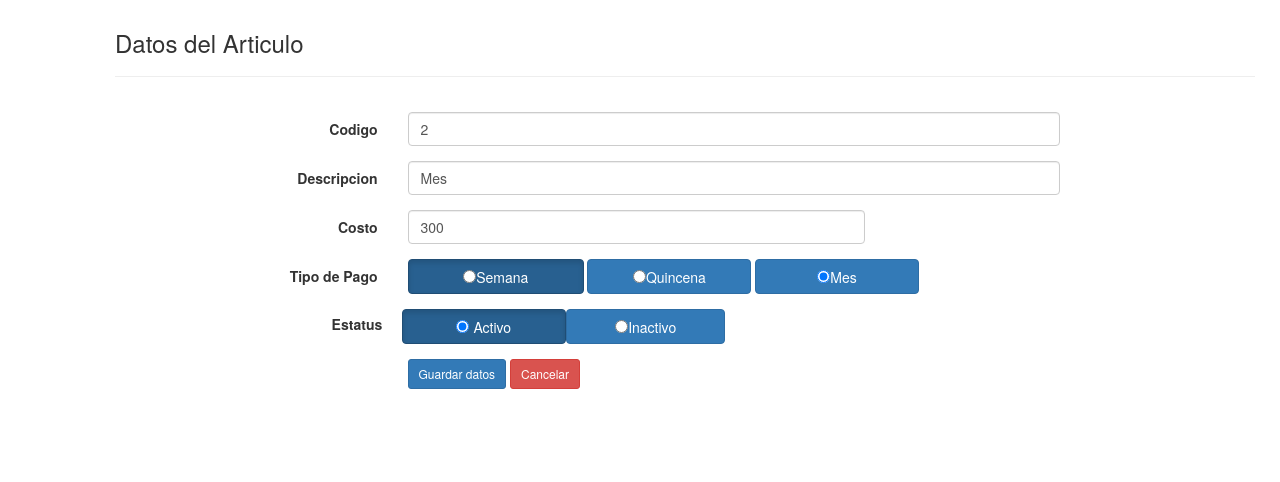
The app's page /articulos/articulosForm.php?nik=2 with its own data.
### tables this page shows
CREATE TABLE IF NOT EXISTS `articulos` (
  `art_id` int(11) NOT NULL AUTO_INCREMENT,
  `art_codigo` varchar(50) NOT NULL,
  `art_descripcion` varchar(150) NOT NULL,
  `art_costo` double NOT NULL,
  `art_tipo` varchar(20) NOT NULL,
  `art_estatus` varchar(1) NOT NULL,
  PRIMARY KEY (`art_id`)
);

### lib/adodb/adodb.inc.php (called while the page is built, shortened)
<?php
if (!defined('_ADODB_LAYER')) {
	GLOBAL
		$ADODB_vers,
		$ADODB_COUNTRECS,
		$ADODB_CACHE_DIR,
		$ADODB_CACHE,
		$ADODB_CACHE_CLASS,
		$ADODB_EXTENSION,
		$ADODB_COMPAT_FETCH,
		$ADODB_FETCH_MODE,
		$ADODB_GETONE_EOF,
		$ADODB_QUOTE_FIELDNAMES;
	function ADODB_str_replace($src, $dest, $data) {
		if (ADODB_PHPVER >= 0x4050) {
			return str_replace($src,$dest,$data);
		}
		return $data;
	}
	function ADODB_Setup() {
	GLOBAL
		$ADODB_vers,
		$ADODB_COUNTRECS,
		$ADODB_CACHE_DIR,
		$ADODB_FETCH_MODE,
		$ADODB_CACHE,
		$ADODB_CACHE_CLASS,
		$ADODB_FORCE_TYPE,
		$ADODB_GETONE_EOF,
		$ADODB_QUOTE_FIELDNAMES;
		$ADODB_FETCH_MODE = ADODB_FETCH_DEFAULT;
		if (!isset($ADODB_COUNTRECS)) {
			$ADODB_COUNTRECS = true;
		}
	}
	abstract class ADOConnection {
	var $database = '';
	var $host = '';
	var $user = '';
	var $debug = false;
	var $true = '1';
	var $false = '0';
	var $fetchMode=false;
	var $bulkBind = false;
	var $_queryID = false;
	var $_bindInputArray = false;
	function Connect($argHostname = "", $argUsername = "", $argPassword = "", $argDatabaseName = "", $forceNew = false) {
		if ($argHostname != "") {
			$this->host = $argHostname;
		}
		if ($argUsername != "") {
			$this->user = $argUsername;
		}
		if ($argDatabaseName != "") {
			$this->database = $argDatabaseName;
		}
		if ($forceNew) {
			if ($rez=$this->_nconnect($this->host, $this->user, $argPassword, $this->database)) {
				return true;
			}
		} else {
			if ($rez=$this->_connect($this->host, $this->user, $argPassword, $this->database)) {
				return true;
			}
		}
		return false;
	}
	function Execute($sql,$inputarr=false) {
		if ($inputarr !== false) {
			if (!is_array($inputarr)) {
				$inputarr = array($inputarr);
			}
			$element0 = reset($inputarr);
			$array_2d = $this->bulkBind && is_array($element0) && !is_object(reset($element0));
			unset($element0);
			if (!is_array($sql) && !$this->_bindInputArray) {
				$sqlarr = explode('?',$sql);
				$nparams = sizeof($sqlarr)-1;
				if (!$array_2d) {
					$inputarr = array($inputarr);
				} else {
					$countElements = array_map('count', $inputarr);
					if (1 != count(array_unique($countElements))) {
						$this->outp_throw(
							"[bulk execute] Input array has different number of params  [" . print_r($countElements, true) .  "].",
							'Execute'
						);
						return false;
					}
					unset($countElements);
				}
				$element0 = reset($inputarr);
				if ($nparams != count($element0)) {
					$this->outp_throw(
						"Input array has " . count($element0) .
						" params, does not match query: '" . htmlspecialchars($sql) . "'",
						'Execute'
					);
					return false;
				}
				unset($element0);
				foreach($inputarr as $arr) {
					$sql = ''; $i = 0;
					while(list(, $v) = each($arr)) {
						$sql .= $sqlarr[$i];
						$typ = gettype($v);
						if ($typ == 'string') {
							$sql .= $this->qstr($v);
						} else if ($typ == 'double') {
							$sql .= str_replace(',','.',$v);
						} else if ($typ == 'boolean') {
							$sql .= $v ? $this->true : $this->false;
						} else if ($typ == 'object') {
							if (method_exists($v, '__toString')) {
								$sql .= $this->qstr($v->__toString());
							} else {
								$sql .= $this->qstr((string) $v);
							}
						} else if ($v === null) {
							$sql .= 'NULL';
						} else {
							$sql .= $v;
						}
						$i += 1;
						if ($i == $nparams) {
							break;
						}
					}
					if (isset($sqlarr[$i])) {
						$sql .= $sqlarr[$i];
						if ($i+1 != sizeof($sqlarr)) {
							$this->outp_throw( "Input Array does not match ?: ".htmlspecialchars($sql),'Execute');
						}
					} else if ($i != sizeof($sqlarr)) {
						$this->outp_throw( "Input array does not match ?: ".htmlspecialchars($sql),'Execute');
					}
					$ret = $this->_Execute($sql);
					if (!$ret) {
						return $ret;
					}
				}
			} else {
				if ($array_2d) {
					if (is_string($sql)) {
						$stmt = $this->Prepare($sql);
					} else {
						$stmt = $sql;
					}
					foreach($inputarr as $arr) {
						$ret = $this->_Execute($stmt,$arr);
						if (!$ret) {
							return $ret;
						}
					}
				} else {
					$ret = $this->_Execute($sql,$inputarr);
				}
			}
		} else {
			$ret = $this->_Execute($sql,false);
		}
		return $ret;
	}
	function _Execute($sql,$inputarr=false) {
		if( is_string($sql) ) {
			$sql = ADODB_str_replace( '_ADODB_COUNT', '', $sql );
		}
		if ($this->debug) {
			global $ADODB_INCLUDED_LIB;
			if (empty($ADODB_INCLUDED_LIB)) {
				include(ADODB_DIR.'/adodb-lib.inc.php');
			}
			$this->_queryID = _adodb_debug_execute($this, $sql,$inputarr);
		} else {
			$this->_queryID = @$this->_query($sql,$inputarr);
		}
		$rs = new $rsclass($this->_queryID,$this->fetchMode);
		$rs->connection = $this;
		$rs->Init();
		if (is_array($sql)) {
			$rs->sql = $sql[0];
		} else {
			$rs->sql = $sql;
		}
		return $rs;
	}
}
	class ADORecordSet implements IteratorAggregate {
	var $_numOfRows = -1;
	var $_numOfFields = -1;
	var $_currentRow = -1;
	function __construct($queryID) {
		$this->_queryID = $queryID;
	}
	function Init() {
		if ($this->_numOfRows != 0 && $this->_numOfFields && $this->_currentRow == -1) {
			$this->_currentRow = 0;
			if ($this->EOF = ($this->_fetch() === false)) {
				$this->_numOfRows = 0;
			}
		} else {
			$this->EOF = true;
		}
	}
	protected function AssocCaseConvertFunction($case = ADODB_ASSOC_CASE) {
		switch($case) {
			case ADODB_ASSOC_CASE_NATIVE:
			default:
				return false;
		}
	}
	protected function _updatefields()
	{
		$fn_change_case = $this->AssocCaseConvertFunction();
		if(!$fn_change_case) {
			return;
		}
	}
}
	function ADOLoadCode($dbType) {
		$db = strtolower($dbType);
		switch ($db) {
			default:
				$class = $db; break;
		}
		$file = ADODB_DIR."/drivers/adodb-".$db.".inc.php";
		if (class_exists("ADODB_" . $class)) {
			return $class;
		}
		return false;
	}
	function NewADOConnection($db='') {
		$tmp = ADONewConnection($db);
		return $tmp;
	}
	function ADONewConnection($db='') {
		global $ADODB_NEWCONNECTION, $ADODB_LASTDB;
		$errorfn = (defined('ADODB_ERROR_HANDLER')) ? ADODB_ERROR_HANDLER : false;
		if(empty($obj)) {
			if (!isset($ADODB_LASTDB)) {
				$ADODB_LASTDB = '';
			}
			if ($db != $ADODB_LASTDB) {
				$db = ADOLoadCode($db);
			}
			$cls = 'ADODB_'.$db;
			$obj = new $cls();
		}
		return $obj;
	}
}

### claseConectar.php (called while the page is built, shortened)
<?php
   require_once('lib/adodb/adodb.inc.php');
    abstract class Conectar{
      private $conn;
      private $servidor=SERVIDOR;
      private $usuario=USUARIO;
      private $password=PASSWORD;
      private $basedatos=BASEDATOS;
      private $tipo=TIPO;
      public function conectar(){
        try{
        if(!$this->conn=NewADOConnection($this->tipo))
        throw new exception('Error al cargar el driver');
        elseif(!$this->conn->Connect($this->servidor,$this->usuario,$this->password,$this->basedatos))
        throw new exception('Error al crear la conexion');
        return $this->conn;
        }
        catch(Exception $e){
            ?>
            <h1>A ocurrido el siguiente error:&nbsp;<?php echo $e->getMessage().'/Linea: '.$e->getLine();?>&nbsp;:(</h1>
            <?php
        }
      }
}
?>

### lib/adodb/drivers/adodb-mysqli.inc.php (called while the page is built, shortened)
<?php
if (! defined("_ADODB_MYSQLI_LAYER")) {
class ADODB_mysqli extends ADOConnection {
	var $clientFlags = 0;
	var $port = 3306;
	var $socket = '';
	var $optionFlags = array(array(MYSQLI_READ_DEFAULT_GROUP,0));
	var $multiQuery = false;
	function _connect($argHostname = NULL,
				$argUsername = NULL,
				$argPassword = NULL,
				$argDatabasename = NULL, $persist=false)
	{
		$this->_connectionID = @mysqli_init();
		foreach($this->optionFlags as $arr) {
			mysqli_options($this->_connectionID,$arr[0],$arr[1]);
		}
		$ok = mysqli_real_connect($this->_connectionID,
					$argHostname,
					$argUsername,
					$argPassword,
					$argDatabasename,
					(int)$this->port != 0 ? (int)$this->port : 3306,
					$this->socket,
					$this->clientFlags);
		if ($ok) {
			if ($argDatabasename)  return $this->SelectDB($argDatabasename);
			return true;
		} else {
			if ($this->debug) {
				ADOConnection::outp("Could't connect : "  . $this->ErrorMsg());
			}
			$this->_connectionID = null;
			return false;
		}
	}
	function SelectDB($dbName)
	{
		if ($this->_connectionID) {
			$result = @mysqli_select_db($this->_connectionID, $dbName);
			return $result;
		}
		return false;
	}
	function _query($sql, $inputarr)
	{
	global $ADODB_COUNTRECS;
		if ($this->multiQuery) {
			$rs = mysqli_multi_query($this->_connectionID, $sql.';');
			if ($rs) {
				$rs = ($ADODB_COUNTRECS) ? @mysqli_store_result( $this->_connectionID ) : @mysqli_use_result( $this->_connectionID );
				return $rs ? $rs : true;
			}
		} else {
			$rs = mysqli_query($this->_connectionID, $sql, $ADODB_COUNTRECS ? MYSQLI_STORE_RESULT : MYSQLI_USE_RESULT);
			if ($rs) return $rs;
		}
		return false;
	}
}
class ADORecordSet_mysqli extends ADORecordSet{
	function __construct($queryID, $mode = false)
	{
		if ($mode === false) {
			global $ADODB_FETCH_MODE;
			$mode = $ADODB_FETCH_MODE;
		}
		switch ($mode) {
			case ADODB_FETCH_DEFAULT:
			case ADODB_FETCH_BOTH:
			default:
				$this->fetchMode = MYSQLI_BOTH;
				break;
		}
	}
	function _initrs()
	{
	global $ADODB_COUNTRECS;
		$this->_numOfRows = $ADODB_COUNTRECS ? @mysqli_num_rows($this->_queryID) : -1;
		$this->_numOfFields = @mysqli_num_fields($this->_queryID);
	}
	function Fields($colname)
	{
		if ($this->fetchMode != MYSQLI_NUM) {
			return @$this->fields[$colname];
		}
		return $this->fields[$this->bind[strtoupper($colname)]];
	}
	function MoveNext()
	{
		$this->fields = @mysqli_fetch_array($this->_queryID,$this->fetchMode);
		$this->EOF = true;
		return false;
	}
	function _fetch()
	{
		$this->fields = mysqli_fetch_array($this->_queryID,$this->fetchMode);
		return is_array($this->fields);
	}
}
}

### articulos/articulosClase.php (called while the page is built, shortened)
<?php
require_once('../claseconectar.php');
class Articulos extends Conectar{
    private $db;
    public function __construct(){
    $this->db=parent::conectar();
    }
  public function editarArticulos($edicion)
  {
        $edicion=htmlspecialchars($edicion);
        $query="SELECT * FROM articulos WHERE  art_id=$edicion";
        $datos=$this->db->execute($query);
        while(!$datos->EOF)
        {
            $arreglo[]=array('art_id'=>$datos->fields('art_id'),
                             'art_codigo'=>$datos->fields('art_codigo'),
                             'art_descripcion'=>$datos->fields('art_descripcion'),
                             'art_costo'=>$datos->fields('art_costo'),
                             'art_tipo'=>$datos->fields('art_tipo'),
                             'art_estatus'=>$datos->fields('art_estatus')
									 );
            $datos->MoveNext();
        }
        return $arreglo;
  }
}
?>

### articulos/articulosForm.php (the view, shortened to what this page needs)
<?php
 require_once('articulosClase.php');
 if(!isset($_POST['save']))
		{
      if($_GET['nik']=='nuevo'){
            $id		      = -1;     $codigo		  = ''; $descripcion	= '';
            $costo   = '';       $tipo	   = '';   $estatus		= '';
     }
     else{
       $consulta=new Articulos;
       $resultado=$consulta->editarArticulos($_GET['nik']);
       foreach($resultado as $row){
         $id		  = $row["art_id"];    $codigo	 = $row["art_codigo"]; $descripcion	= $row["art_descripcion"];
         $costo = $row["art_costo"]; $tipo	   = $row["art_tipo"];   $estatus		= $row["art_estatus"];
       }
    }
  }
  else{
  }
?>
<!DOCTYPE html>
<html lang="es">
<head>
	<link href="../bootstrap/css/bootstrap.min.css" rel="stylesheet">
	<link href="../css/style_nav.css" rel="stylesheet">
</head>
<body>
	<div class="container" style="margin-left:100px;">
		<div class="content"  style="position: relative; top: -50px;">
			<h3>Datos del Articulo</h3>
			<hr />
			<form class="form-horizontal" action="#" method="post">
				<div class="form-group">
        <label class="col-sm-3 control-label">Codigo</label>
					   <div class="col-sm-7">
						     <input type="text" name="art_codigo" value="<?php echo $codigo; ?>" class="form-control" placeholder="Codigo" required>
					    </div>
				</div>
				<div class="form-group">
					    <label class="col-sm-3 control-label">Descripcion</label>
					    <div class="col-sm-7">
						     <input type="text" name="art_descripcion" value="<?php echo $descripcion; ?>" class="form-control" placeholder="Descripcion" required>
					    </div>
				</div>
				<div class="form-group">
					<label class="col-sm-3 control-label">Costo</label>
					<div class="col-sm-5">
						<input type="text" name="art_costo" value="<?php echo $costo; ?>" class="input-group date form-control"	placeholder="Costo" required>
					</div>
				</div>
    <div class="form-group">
					<label class="col-sm-3 control-label">Tipo de Pago</label>&nbsp;&nbsp;&nbsp;
     <?php
       if($tipo=='Semana'){
          echo '<label class="btn btn-primary  active" value="regular"  style="width:15%">
                     <input  type="radio" name="art_tipo" value="Semana" checked>Semana
                 </label>
                 <label class="btn btn-primary " value="express" style="width:14%">
                    <input type="radio" name="art_tipo" value="Quincena">Quincena
                 </label>
                 <label class="btn btn-primary " value="express" style="width:14%">
                     <input type="radio" name="art_tipo" value="Mes">Mes
                 </label>';
       } else {
          echo '<label class="btn btn-primary  active" value="regular"  style="width:15%">
                     <input  type="radio" name="art_tipo" value="Semana">Semana
                 </label>
                 <label class="btn btn-primary " value="express" style="width:14%">
                    <input type="radio" name="art_tipo" value="Quincena">Quincena
                 </label>
                 <label class="btn btn-primary " value="express" style="width:14%">
                     <input type="radio" name="art_tipo" value="Mes" checked>Mes
                 </label>';
       } ?>
				</div>
    <div class="form-group" style="margin-left:19%;">
         <div class="input-group col-sm-6">
             <b>Estatus</b>
             <?php
             if($estatus=="I"){
                echo '<label class="btn btn-primary  active" value="regular"  style="width:35%">
                        <input  type="radio" name="art_estatus" value="A"> Activo
                      </label>
                      <label class="btn btn-primary " value="express" style="width:34%">
                        <input type="radio" name="art_estatus" value="I" checked>Inactivo
                      </label>';
             }
             else
             {
                echo '<label class="btn btn-primary  active" value="regular"  style="width:35%">
                        <input  type="radio" name="art_estatus" value="A" checked> Activo
                      </label>
                      <label class="btn btn-primary " value="express" style="width:34%">
                        <input type="radio" name="art_estatus" value="I" >Inactivo
                      </label>';
             } ?>
         </div>
    </div>
				<div class="form-group">
					<label class="col-sm-3 control-label">&nbsp;</label>
					<div class="col-sm-6">
      <?php
         if($_GET['nik']<>'nuevo') { ?>
						        <input type="submit" name="save" class="btn btn-sm btn-primary" value="Guardar datos">
          <?php
             }
          else
          {
           ?>
						        <input type="submit" name="saveNuevo" class="btn btn-sm btn-primary" value="Guardar datos">
          <?php
          } ?>
						    <a href="articulos.php" class="btn btn-sm btn-danger">Cancelar</a>
					</div>
				</div>
			</form>
		</div>
	</div>
</body>
</html>

### articulos/articulosForm.php (style rules this page uses)
.content { margin-top: 80px; }

### records on screen
articulos: art_codigo "2", art_descripcion "Mes", art_costo "300"
